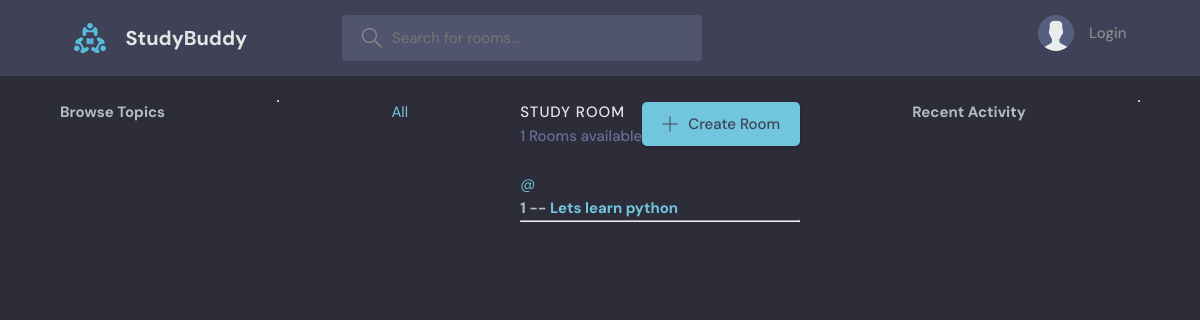
The app's page /, older data.
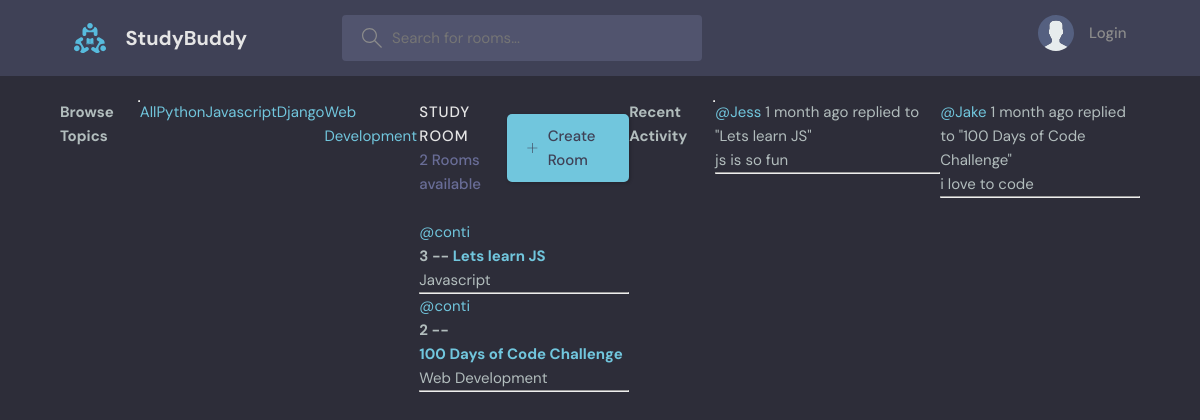
The same page, newer data.
### base/models.py (models this page shows, shortened)
class Room(models.Model):
    host = models.ForeignKey(User, on_delete=models.SET_NULL, null=True)
    topic = models.ForeignKey(Topic, on_delete=models.SET_NULL, null=True)
    name = models.CharField(max_length=200)
    description = models.TextField(null=True, blank=True)
    participants = models.ManyToManyField(User, related_name='participants', blank=True)
    updated = models.DateTimeField(auto_now=True)
    created = models.DateTimeField(auto_now_add=True)
    class Meta:
        ordering = ['-updated', '-created']

class Topic(models.Model):
    name = models.CharField(max_length=200)

class Message(models.Model):
    user = models.ForeignKey(User, on_delete=models.CASCADE)
    room = models.ForeignKey(Room, on_delete=models.CASCADE)
    body = models.TextField()
    updated = models.DateTimeField(auto_now=True)
    created = models.DateTimeField(auto_now_add=True)
    class Meta:
        ordering = ['-updated', '-created']
    def __str__(self):
        return self.body[0:50]

### base/views.py (the view)
# urls.py: path('', views.home, name="home"),
def home(request):
    q = request.GET.get('q') if request.GET.get('q') != None else ''
    rooms = Room.objects.filter(
        Q(topic__name__icontains=q) |
        Q(name__icontains=q) |
        Q(description__icontains=q)
        )
    topics = Topic.objects.all()
    room_count = rooms.count()
    room_messages = Message.objects.all().filter(Q(room__topic__name__icontains=q))
    context = {"rooms":rooms, "topics":topics,
    'room_count':room_count, 'room_messages':room_messages}
    return render(request, 'base/home.html', context)

### base/templates/base/home.html (shortened to what this page needs)
{% extends 'main.html' %}
{% block content %}
<main class="layout layout--3">
  <div class="container">
     {% include 'base/topics_component.html' %}
    <div class="roomList">
      <div class="roomList__header">
        <div>
          <h2>Study Room</h2>
          <p>{{room_count}} Rooms available</p>
        </div>
        <a class="btn btn--main" href="{% url 'create-room' %}">
          <svg
            version="1.1"
            xmlns="http://www.w3.org/2000/svg"
            width="32"
            height="32"
            viewBox="0 0 32 32"
          >
            <title>add</title>
            <path
              d="M16.943 0.943h-1.885v14.115h-14.115v1.885h14.115v14.115h1.885v-14.115h14.115v-1.885h-14.115v-14.115z"
            ></path>
          </svg>
          Create Room
        </a>
      </div>
      {% include 'base/feed_component.html' %}
    </div>
    {% include 'base/activity_component.html' %}
  </div>
</main>
{% endblock %}

### base/templates/base/topics_component.html
<h3>Browse Topics</h3>
    <hr />
    <div>
      <a href="{% url 'home' %}">All</a>
    </div>
    {% for topic in topics %}
    <div>
      <a href="{% url 'home' %}?q={{topic.name}}">{{topic.name}}</a>
    </div>
    {% endfor %}

### base/templates/base/feed_component.html (shortened to what this page needs)
{% for room in rooms %}
      <div>
        <a href="{% url 'profile' room.host.id %}">@{{room.host.username}}</a>
        <h5>
          {{room.id}} -- <a href="{% url 'room' room.id %}">{{room.name}}</a>
        </h5>
        <small>{{room.topic.name}}</small>
        <hr />
      </div>
    {% endfor %}

### base/templates/base/activity_component.html (shortened to what this page needs)
<h3>Recent Activity</h3>
  <hr>
  {% for message in room_messages %}
  <div>
    <small><a href="{% url 'profile' message.user.id %}">@{{message.user}}</a> {{message.created|timesince}} ago</small>
    <small>replied to "{{message.room.name}}"</small>
    <p>{{message}}</p>
    <hr />
  </div>
  {% endfor %}

Row changes from the older to the newer data that the page shows:
removed Room: id "1", name "Lets learn python"
added Topic: name "Python"
added Topic: name "Javascript"
added Topic: name "Django"
added Topic: name "Web Development"
added Room: host.username "conti", id "3", name "Lets learn JS", topic.name "Javascript"
added Room: host.username "conti", id "2", name "100 Days of Code Challenge", topic.name "Web Development"
added Message: user "Jess", created "1 month", room.name "Lets learn JS", body "js is so fun"
added Message: user "Jake", created "1 month", room.name "100 Days of Code Challenge", body "i love to code"
Text that changed along with them:
{{ room_count }}: "1" → "2"
